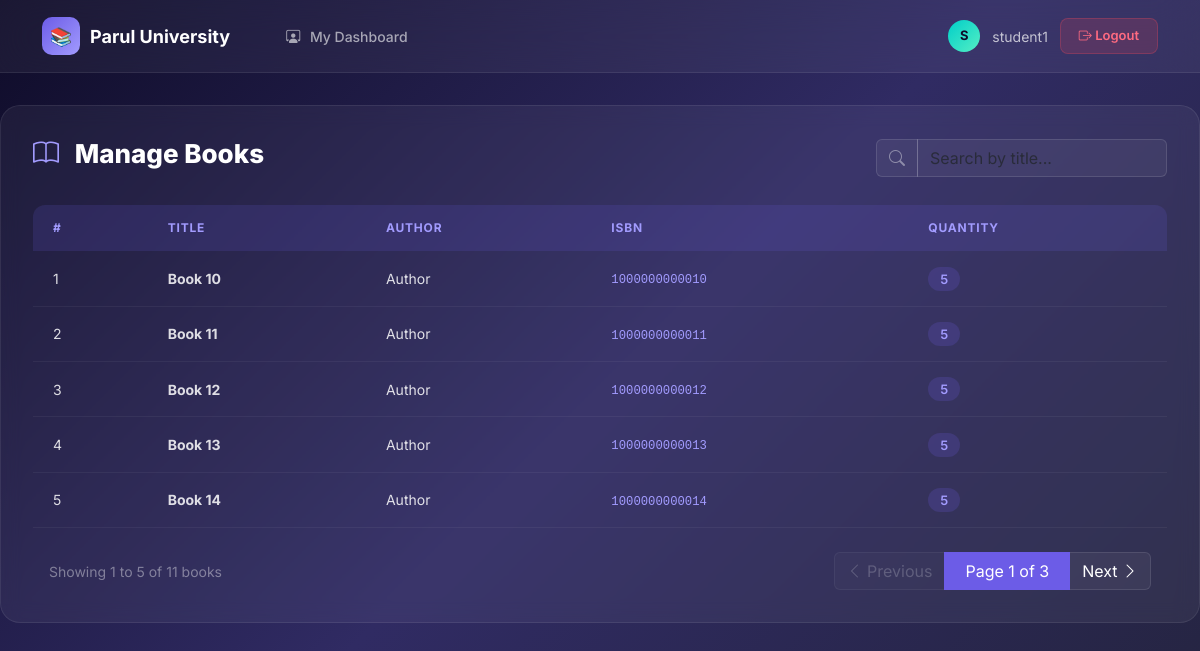
/books/ (signed in), run on the app's committed database.
### library_app/models.py (models this page shows, shortened)
class Book(models.Model):
    title = models.CharField(max_length=200, help_text="Enter the book title")
    author = models.CharField(max_length=200, help_text="Enter the author name")
    isbn = models.CharField(
        max_length=13,
        unique=True,
        verbose_name="ISBN",
        help_text="Enter 13-digit ISBN number"
    )
    quantity = models.PositiveIntegerField(default=1, help_text="Number of copies available")
    class Meta:
        ordering = ['title']  # Books will be listed alphabetically by title
        verbose_name = "Book"
        verbose_name_plural = "Books"

### library_app/views.py (the view)
# urls.py: path('books/', views.book_list, name='book_list'),
@login_required
def book_list(request):
    query = request.GET.get('q')
    if query:
        books_list = Book.objects.filter(title__icontains=query)
    else:
        books_list = Book.objects.all()
    paginator = Paginator(books_list, 5)
    page_number = request.GET.get('page')
    page_obj = paginator.get_page(page_number)
    return render(request, 'library_app/book_list.html', {
        'books': page_obj,  # Passing the page object as 'books'
        'search_query': query,
    })

### library_app/templates/library_app/book_list.html (shortened to what this page needs)
{% extends "library_app/base.html" %}
{% block content %}
<div class="glass-card">
    <div class="page-header">
        <h2><i class="bi bi-book"></i> Manage Books</h2>
        <div class="d-flex gap-3">
            <form action="{% url 'book_list' %}" method="GET" class="d-flex">
                <div class="input-group">
                    <span class="input-group-text" style="background: rgba(255,255,255,0.05); border: 1px solid rgba(255,255,255,0.12); color: rgba(255,255,255,0.4);">
                        <i class="bi bi-search"></i>
                    </span>
                    <input type="text" name="q" class="form-control" placeholder="Search by title..."
                           value="{{ search_query|default:'' }}"
                           style="background: rgba(255,255,255,0.05); border: 1px solid rgba(255,255,255,0.12); color: #fff; width: 250px;">
                </div>
            </form>
        </div>
    </div>
    {% if books %}
    <div class="table-responsive">
        <table class="table-glass">
            <thead>
                <tr>
                    <th>#</th>
                    <th>Title</th>
                    <th>Author</th>
                    <th>ISBN</th>
                    <th>Quantity</th>
                </tr>
            </thead>
            <tbody>
                {% for book in books %}
                <tr>
                    <td>{{ forloop.counter }}</td>
                    <td><strong>{{ book.title }}</strong></td>
                    <td>{{ book.author }}</td>
                    <td><code style="color: #a29bfe;">{{ book.isbn }}</code></td>
                    <td><span class="badge-qty">{{ book.quantity }}</span></td>
                </tr>
                {% endfor %}
            </tbody>
        </table>
    </div>
    <div class="d-flex justify-content-between align-items-center mt-4 px-3">
        <div style="color: rgba(255,255,255,0.4); font-size: 14px;">
            Showing {{ books.start_index }} to {{ books.end_index }} of {{ books.paginator.count }} books
        </div>
        <nav aria-label="Page navigation">
            <ul class="pagination mb-0">
                {% if books.has_previous %}
                <li class="page-item">
                    <a class="page-link" href="?page={{ books.previous_page_number }}{% if search_query %}&q={{ search_query }}{% endif %}" style="background: rgba(255,255,255,0.05); border: 1px solid rgba(255,255,255,0.1); color: #fff;">
                        <i class="bi bi-chevron-left"></i> Previous
                    </a>
                </li>
                {% else %}
                <li class="page-item disabled">
                    <span class="page-link" style="background: rgba(255,255,255,0.02); border: 1px solid rgba(255,255,255,0.05); color: rgba(255,255,255,0.2);">
                        <i class="bi bi-chevron-left"></i> Previous
                    </span>
                </li>
                {% endif %}
                <li class="page-item active">
                    <span class="page-link" style="background: #6c5ce7; border: 1px solid #6c5ce7; color: #fff; padding-left: 20px; padding-right: 20px;">
                        Page {{ books.number }} of {{ books.paginator.num_pages }}
                    </span>
                </li>
                {% if books.has_next %}
                <li class="page-item">
                    <a class="page-link" href="?page={{ books.next_page_number }}{% if search_query %}&q={{ search_query }}{% endif %}" style="background: rgba(255,255,255,0.05); border: 1px solid rgba(255,255,255,0.1); color: #fff;">
                        Next <i class="bi bi-chevron-right"></i>
                    </a>
                </li>
                {% else %}
                <li class="page-item disabled">
                    <span class="page-link" style="background: rgba(255,255,255,0.02); border: 1px solid rgba(255,255,255,0.05); color: rgba(255,255,255,0.2);">
                        Next <i class="bi bi-chevron-right"></i>
                    </span>
                </li>
                {% endif %}
            </ul>
        </nav>
    </div>
    {% endif %}
</div>
{% endblock %}

### library_app/templates/library_app/base.html (shortened to what this page needs)
<!DOCTYPE html>
<html lang="en">
<head>
    <link href="https://cdn.jsdelivr.net/npm/bootstrap@5.3.2/dist/css/bootstrap.min.css" rel="stylesheet">
    <link href="https://cdn.jsdelivr.net/npm/bootstrap-icons@1.11.3/font/bootstrap-icons.min.css" rel="stylesheet">
</head>
<body>
    <nav class="navbar navbar-expand-lg navbar-custom">
        <div class="container">
            <a class="navbar-brand" href="{% url 'dashboard' %}">
                <span class="brand-icon">📚</span>
                Parul University
            </a>
            <div class="collapse navbar-collapse" id="navbarNav">
                <ul class="navbar-nav me-auto ms-4">
                    {% if user.is_staff %}
                    <li class="nav-item">
                        <a class="nav-link {% if request.resolver_match.url_name == 'dashboard' %}active{% endif %}"
                           href="{% url 'dashboard' %}">
                            <i class="bi bi-speedometer2"></i> Admin Dashboard
                        </a>
                    </li>
                    <li class="nav-item">
                        <a class="nav-link {% if 'book' in request.resolver_match.url_name %}active{% endif %}"
                           href="{% url 'book_list' %}">
                            <i class="bi bi-book"></i> Manage Books
                        </a>
                    </li>
                    <li class="nav-item">
                        <a class="nav-link {% if 'student' in request.resolver_match.url_name %}active{% endif %}"
                           href="{% url 'student_list' %}">
                            <i class="bi bi-people"></i> Manage Students
                        </a>
                    </li>
                    <li class="nav-item">
                        <a class="nav-link {% if request.resolver_match.url_name == 'issue_book' %}active{% endif %}"
                           href="{% url 'issue_book' %}">
                            <i class="bi bi-box-arrow-up-right"></i> Issue Book
                        </a>
                    </li>
                    <li class="nav-item">
                        <a class="nav-link {% if request.resolver_match.url_name == 'issued_list' or request.resolver_match.url_name == 'return_book' %}active{% endif %}"
                           href="{% url 'issued_list' %}">
                            <i class="bi bi-list-check"></i> Issued Records
                        </a>
                    </li>
                    {% else %}
                    <li class="nav-item">
                        <a class="nav-link {% if request.resolver_match.url_name == 'student_dashboard' %}active{% endif %}"
                           href="{% url 'student_dashboard' %}">
                            <i class="bi bi-person-workspace"></i> My Dashboard
                        </a>
                    </li>
                    {% endif %}
                </ul>
                <div class="user-section">
                    <div class="user-avatar-sm">{{ user.username|first|upper }}</div>
                    <span class="user-name">{{ user.username }}</span>
                    <a href="{% url 'logout' %}" class="btn-logout">
                        <i class="bi bi-box-arrow-right"></i> Logout
                    </a>
                </div>
            </div>
        </div>
    </nav>
    <div class="container main-container">
        {% block content %}{% endblock %}
    </div>
</body>
</html>

### library_app/templates/library_app/base.html (style rules this page uses)
* { margin: 0; padding: 0; box-sizing: border-box; }
body { font-family: 'Inter', sans-serif; min-height: 100vh; background: linear-gradient(135deg, #0f0c29, #302b63, #24243e); color: #ffffff; }
.navbar-custom { background: rgba(255, 255, 255, 0.05) !important; backdrop-filter: blur(20px); -webkit-backdrop-filter: blur(20px); border-bottom: 1px solid rgba(255, 255, 255, 0.08); padding: 12px 0; }
.navbar-custom .navbar-brand { display: flex; align-items: center; gap: 10px; color: #fff; font-weight: 700; font-size: 18px; }
.navbar-custom .navbar-brand .brand-icon { width: 38px; height: 38px; background: linear-gradient(135deg, #6c5ce7, #a29bfe); border-radius: 10px; display: flex; align-items: center; justify-content: center; font-size: 18px; }
.navbar-custom .nav-link { color: rgba(255, 255, 255, 0.6) !important; font-weight: 500; font-size: 14px; padding: 8px 16px !important; border-radius: 8px; transition: all 0.3s ease; }
.navbar-custom .nav-link i { margin-right: 6px; }
.user-section { display: flex; align-items: center; gap: 12px; }
.user-avatar-sm { width: 32px; height: 32px; background: linear-gradient(135deg, #00cec9, #55efc4); border-radius: 50%; display: flex; align-items: center; justify-content: center; font-weight: 700; font-size: 13px; color: #0f0c29; }
.user-name { color: rgba(255, 255, 255, 0.7); font-size: 14px; }
.btn-logout { padding: 7px 18px; background: rgba(255, 71, 87, 0.15); border: 1px solid rgba(255, 71, 87, 0.25); border-radius: 8px; color: #ff6b81; font-size: 13px; font-weight: 600; text-decoration: none; transition: all 0.3s ease; }
.main-container { padding: 32px 0; max-width: 1200px; margin: 0 auto; }
.glass-card { background: rgba(255, 255, 255, 0.05); backdrop-filter: blur(10px); border: 1px solid rgba(255, 255, 255, 0.08); border-radius: 20px; padding: 32px; }
.page-header { display: flex; justify-content: space-between; align-items: center; margin-bottom: 28px; flex-wrap: wrap; gap: 16px; }
.page-header h2 { font-size: 26px; font-weight: 800; }
.page-header h2 i { margin-right: 10px; color: #a29bfe; }
.table-glass { width: 100%; border-collapse: separate; border-spacing: 0; }
.table-glass thead th { background: rgba(108, 92, 231, 0.15); color: #a29bfe; font-size: 12px; font-weight: 700; text-transform: uppercase; letter-spacing: 0.8px; padding: 14px 20px; border: none; }
.table-glass thead th:first-child { border-radius: 12px 0 0 0; }
.table-glass thead th:last-child { border-radius: 0 12px 0 0; }
.table-glass tbody td { padding: 16px 20px; border-bottom: 1px solid rgba(255, 255, 255, 0.05); font-size: 14px; color: rgba(255, 255, 255, 0.85); vertical-align: middle; }
.table-glass tbody tr { transition: all 0.2s ease; }
.badge-qty { background: rgba(108, 92, 231, 0.2); color: #a29bfe; padding: 4px 12px; border-radius: 20px; font-size: 13px; font-weight: 600; }

### data on the page
Book: title "Book 10", author "Author", isbn "1000000000010", quantity "5"
Book: title "Book 11", author "Author", isbn "1000000000011", quantity "5"
Book: title "Book 12", author "Author", isbn "1000000000012", quantity "5"
Book: title "Book 13", author "Author", isbn "1000000000013", quantity "5"
Book: title "Book 14", author "Author", isbn "1000000000014", quantity "5"

### other printed values
{{ user.username|first|upper }} "S"
{{ user.username }} "student1"
{{ books.start_index }} "1"
{{ books.end_index }} "5"
{{ books.paginator.count }} "11"
{{ books.number }} "1"
{{ books.paginator.num_pages }} "3"
